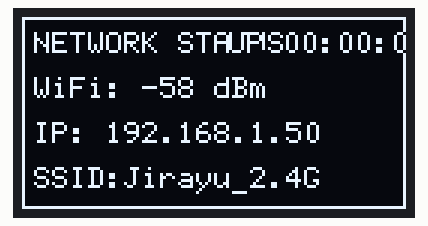
Simulated run of this sketch. Board: ESP32. On the bench: 128×64 one-colour display. WiFi joins after 1.5 s; servers stay silent unless stated; what the sketch prints to the serial monitor is not drawn.

Above: at 2.1 s.
At 31.1 s:
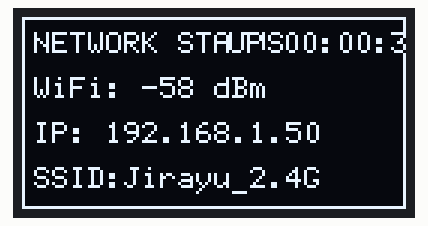

The sketch:

oled_i2c_test.ino
```cpp
#include <Wire.h>
#include <WiFi.h>
#include <U8g2lib.h>

#define SCREEN_WIDTH 128
#define SCREEN_HEIGHT 64

// I2C pins. Change these if your board uses other pins.
#if CONFIG_IDF_TARGET_ESP32C3
// C3 SuperMini: GPIO5/6 free (8/9 = onboard LED/BOOT button).
#define I2C_SDA 5
#define I2C_SCL 6
#else
#define I2C_SDA 21
#define I2C_SCL 22
#endif

// Put your WiFi here if you want the ESP32 to connect and show IP/RSSI.
// Leave WIFI_SSID empty to show scan status instead.
#define WIFI_SSID "Jirayu_2.4G"
#define WIFI_PASSWORD "0806498701"

// Many blue 1.3" I2C OLED modules use SH1106, not SSD1306.
// If your module is really SSD1306, see README.md for the alternate constructor.
U8G2_SH1106_128X64_NONAME_F_HW_I2C display(U8G2_R0, U8X8_PIN_NONE);

uint8_t oledAddress = 0;
bool scanMode = false;
bool scanRunning = false;
int scanCount = -1;
String strongestSsid = "";
int32_t strongestRssi = 0;
unsigned long lastReconnectMs = 0;
unsigned long lastScanStartMs = 0;
unsigned long lastDisplayMs = 0;

bool probeI2C(uint8_t address) {
  Wire.beginTransmission(address);
  return Wire.endTransmission() == 0;
}

uint8_t findOledAddress() {
  if (probeI2C(0x3C)) {
    return 0x3C;
  }
  if (probeI2C(0x3D)) {
    return 0x3D;
  }
  return 0;
}

void scanI2CBus() {
  Serial.println("Scanning I2C bus...");

  int found = 0;
  for (uint8_t address = 1; address < 127; address++) {
    if (probeI2C(address)) {
      Serial.print("I2C device found at 0x");
      if (address < 16) {
        Serial.print("0");
      }
      Serial.println(address, HEX);
      found++;
    }
  }

  if (found == 0) {
    Serial.println("No I2C devices found.");
  }
}

const char *wifiStatusText(wl_status_t status) {
  switch (status) {
    case WL_CONNECTED:
      return "CONNECTED";
    case WL_NO_SSID_AVAIL:
      return "NO SSID";
    case WL_CONNECT_FAILED:
      return "FAILED";
    case WL_CONNECTION_LOST:
      return "LOST";
    case WL_DISCONNECTED:
      return "DISCONNECTED";
    case WL_IDLE_STATUS:
      return "IDLE";
    default:
      return "CONNECTING";
  }
}

void drawText(uint8_t x, uint8_t y, const char *text, uint8_t maxChars) {
  char clipped[32];
  snprintf(clipped, sizeof(clipped), "%s", text);

  if (strlen(clipped) > maxChars) {
    clipped[maxChars] = '\0';
    if (maxChars >= 2) {
      clipped[maxChars - 1] = '.';
      clipped[maxChars - 2] = '.';
    }
  }

  display.drawStr(x, y, clipped);
}

void formatUptime(char *buffer, size_t len) {
  unsigned long totalSeconds = millis() / 1000UL;
  unsigned int hours = totalSeconds / 3600UL;
  unsigned int minutes = (totalSeconds / 60UL) % 60UL;
  unsigned int seconds = totalSeconds % 60UL;
  snprintf(buffer, len, "%02u:%02u:%02u", hours, minutes, seconds);
}

void beginWifi() {
  WiFi.mode(WIFI_STA);
  WiFi.setSleep(false);

  if (strlen(WIFI_SSID) == 0) {
    scanMode = true;
    WiFi.disconnect(false, false);
    return;
  }

  scanMode = false;
  Serial.print("Connecting WiFi: ");
  Serial.println(WIFI_SSID);
  WiFi.begin(WIFI_SSID, WIFI_PASSWORD);
  lastReconnectMs = millis();
}

void maintainWifi() {
  if (scanMode) {
    if (!scanRunning && millis() - lastScanStartMs > 10000UL) {
      WiFi.scanDelete();
      WiFi.scanNetworks(true);
      scanRunning = true;
      lastScanStartMs = millis();
      scanCount = -1;
    }

    if (scanRunning) {
      int result = WiFi.scanComplete();
      if (result >= 0) {
        scanCount = result;
        strongestSsid = "";
        strongestRssi = -999;

        for (int i = 0; i < result; i++) {
          if (WiFi.RSSI(i) > strongestRssi) {
            strongestRssi = WiFi.RSSI(i);
            strongestSsid = WiFi.SSID(i);
          }
        }

        scanRunning = false;
        Serial.print("WiFi scan found ");
        Serial.print(scanCount);
        Serial.println(" APs");
      }
    }
    return;
  }

  if (WiFi.status() != WL_CONNECTED && millis() - lastReconnectMs > 15000UL) {
    Serial.println("WiFi reconnect...");
    WiFi.disconnect(false, false);
    WiFi.begin(WIFI_SSID, WIFI_PASSWORD);
    lastReconnectMs = millis();
  }
}

void showNetworkStatusScreen() {
  char line[32];
  char uptime[12];

  display.clearBuffer();
  display.setFont(u8g2_font_6x12_tf);

  display.drawFrame(0, 0, SCREEN_WIDTH, SCREEN_HEIGHT);
  display.drawStr(4, 12, "NETWORK STATUS");

  formatUptime(uptime, sizeof(uptime));
  snprintf(line, sizeof(line), "UP %s", uptime);
  display.drawStr(69, 12, line);

  if (scanMode) {
    display.drawStr(4, 27, "WiFi: SCAN MODE");

    if (scanRunning) {
      display.drawStr(4, 42, "Scanning...");
    } else if (scanCount >= 0) {
      snprintf(line, sizeof(line), "APs:%d Best:%lddBm", scanCount, strongestRssi);
      display.drawStr(4, 42, line);
    } else {
      display.drawStr(4, 42, "Waiting scan...");
    }

    if (strongestSsid.length() > 0) {
      snprintf(line, sizeof(line), "SSID:%s", strongestSsid.c_str());
      drawText(4, 57, line, 20);
    } else {
      display.drawStr(4, 57, "Set WIFI_SSID to connect");
    }
  } else if (WiFi.status() == WL_CONNECTED) {
    snprintf(line, sizeof(line), "WiFi: %ld dBm", WiFi.RSSI());
    display.drawStr(4, 27, line);

    snprintf(line, sizeof(line), "IP: %s", WiFi.localIP().toString().c_str());
    display.drawStr(4, 42, line);

    snprintf(line, sizeof(line), "SSID:%s", WiFi.SSID().c_str());
    drawText(4, 57, line, 20);
  } else {
    snprintf(line, sizeof(line), "WiFi: %s", wifiStatusText(WiFi.status()));
    display.drawStr(4, 27, line);

    snprintf(line, sizeof(line), "SSID:%s", WIFI_SSID);
    drawText(4, 42, line, 20);

    display.drawStr(4, 57, "Reconnecting...");
  }

  display.sendBuffer();
}

void setup() {
  Serial.begin(115200);
  delay(300);

  Wire.begin(I2C_SDA, I2C_SCL);
  Wire.setClock(100000);

  scanI2CBus();

  oledAddress = findOledAddress();
  if (oledAddress == 0) {
    Serial.println("OLED not found at 0x3C or 0x3D. Check wiring/pins.");
    return;
  }

  display.setI2CAddress(oledAddress << 1);
  display.setBusClock(100000);
  display.begin();

  Serial.println("OLED initialized.");
  display.clearBuffer();
  display.sendBuffer();

  beginWifi();
}

void loop() {
  if (oledAddress == 0) {
    delay(1000);
    return;
  }

  maintainWifi();

  if (millis() - lastDisplayMs > 1000UL) {
    showNetworkStatusScreen();
    lastDisplayMs = millis();
  }

  delay(20);
}
```
